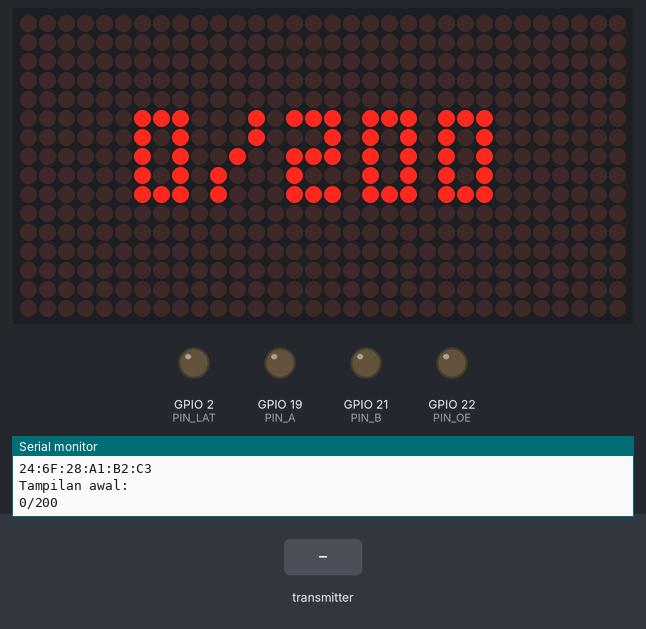
Bench run of a sketch on a simulated ESP32. Shown: 32×16 LED matrix, output pins drawn as LEDs (lit = HIGH), the last lines printed to the serial monitor. The inputs (shaded band) are chosen by the test bench.

Above: at 2.2 s.
2.3 s: the transmitter starts sending occupiedSlot = 0
At 3.5 s:
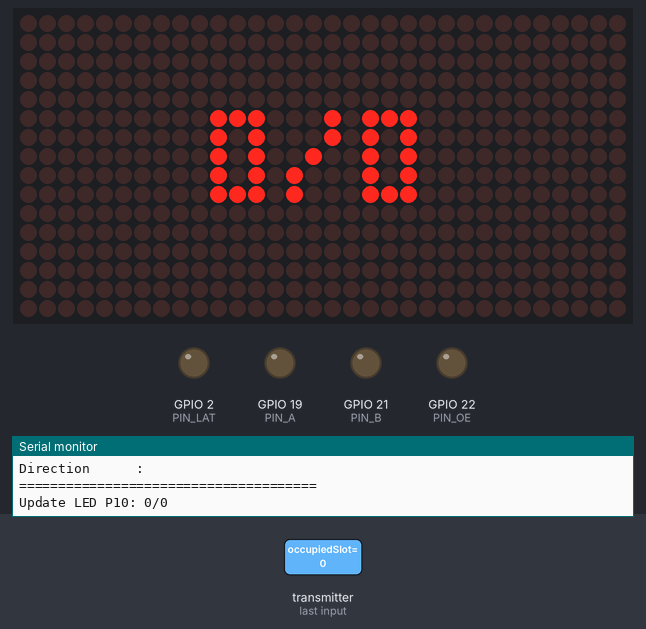
3.8 s: the transmitter starts sending totalSlot = 1024
At 4.9 s:
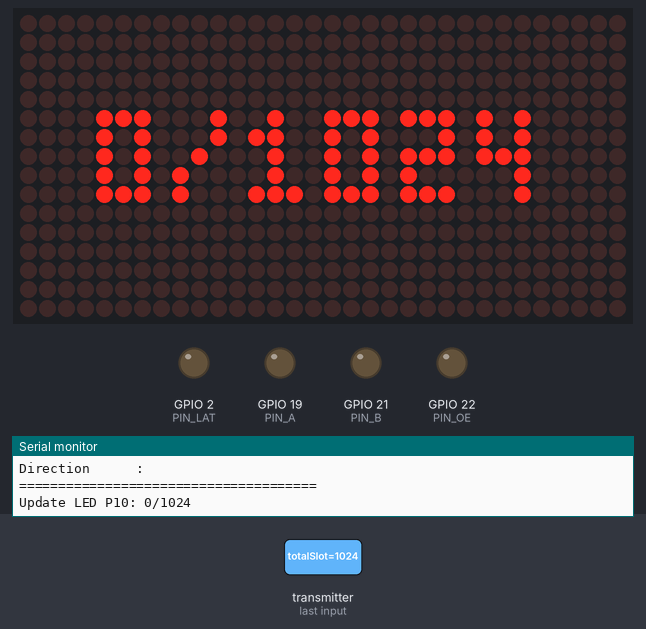
5.3 s: the transmitter starts sending occupiedSlot = 1024
At 6.0 s:
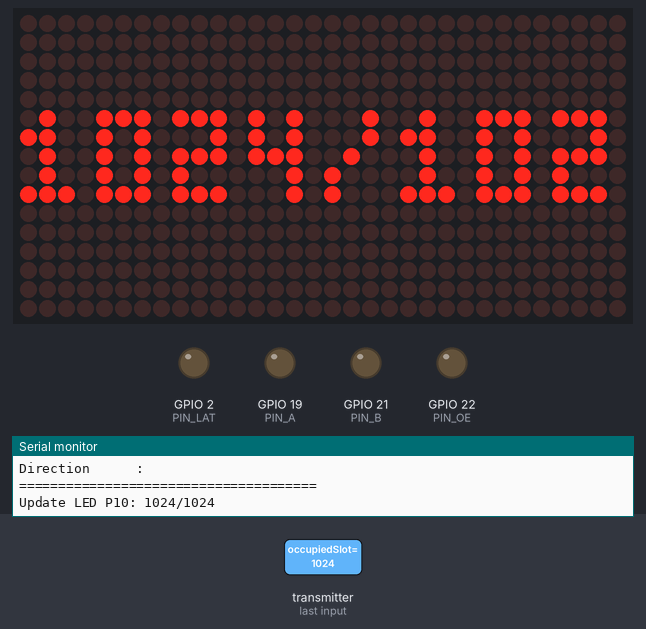
6.8 s: the transmitter starts sending totalSlot = 0
At 7.1 s:
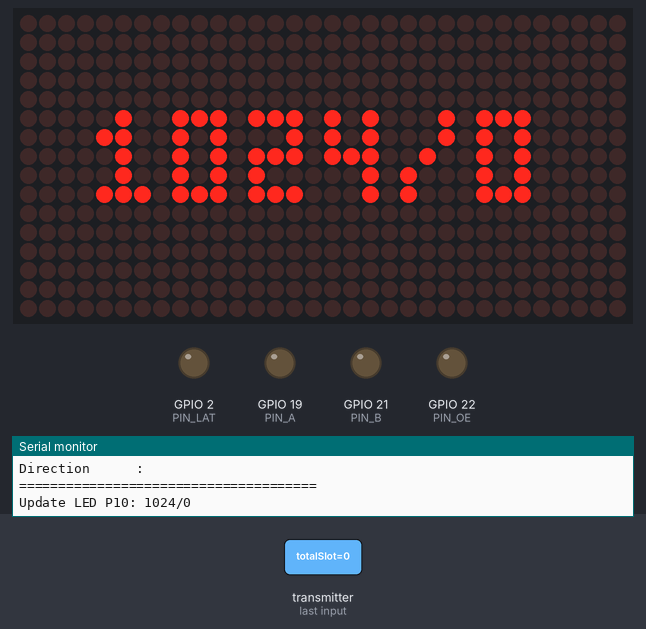
Timing chart, 0 to 9.3 s (numbered marks = the images above; inputs shaded):
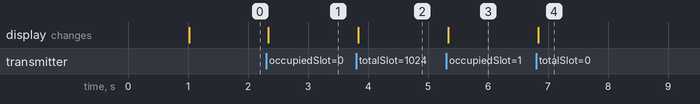

The sketch:

receiver-led-p10.ino
```cpp
#ifndef ARDUINO_ARCH_ESP32
#error "Pilih board ESP32 di Tools → Board. Kode ini hanya untuk ESP32."
#endif

#include <Arduino.h>
#include <SPI.h>
#include <WiFi.h>
#include <esp_now.h>
#include "esp_wifi.h"
#include <DMD32.h>
#include <string.h>

// =======================================================
// PANEL HUB12 P10 32x16
// =======================================================
#define DISPLAYS_ACROSS 1
#define DISPLAYS_DOWN   1

#define PANEL_W   (32 * DISPLAYS_ACROSS)
#define PANEL_H   (16 * DISPLAYS_DOWN)

// =======================================================
// PIN HUB12 KE ESP32
// =======================================================
#define PIN_MOSI 23
#define PIN_SCK  18
#define PIN_LAT   2
#define PIN_OE   22
#define PIN_A    19
#define PIN_B    21

DMD dmd(DISPLAYS_ACROSS, DISPLAYS_DOWN);

// =======================================================
// STRUKTUR DATA ESP-NOW
// HARUS SAMA DENGAN STRUKTUR DI ESP32-S3 PENGIRIM
// =======================================================
typedef struct struct_message {
  int occupiedSlot;
  int totalSlot;
  char lastClass[16];
  char direction[12];
} struct_message;

struct_message receivedData;

// =======================================================
// VARIABEL DISPLAY
// =======================================================
volatile bool hasNewData = false;

int shownOccupiedSlot = 0;
int shownTotalSlot = 200;

char shownClass[16] = "start";
char shownDirection[12] = "none";

// =======================================================
// FONT MINI 3x5
// Digunakan agar teks seperti 0/200 atau 200/200 muat di P10 32x16
// =======================================================
const byte FONT_3x5_DIGITS[10][5] = {
  {0b111, 0b101, 0b101, 0b101, 0b111},
  {0b010, 0b110, 0b010, 0b010, 0b111},
  {0b111, 0b001, 0b111, 0b100, 0b111},
  {0b111, 0b001, 0b111, 0b001, 0b111},
  {0b101, 0b101, 0b111, 0b001, 0b001},
  {0b111, 0b100, 0b111, 0b001, 0b111},
  {0b111, 0b100, 0b111, 0b101, 0b111},
  {0b111, 0b001, 0b001, 0b001, 0b001},
  {0b111, 0b101, 0b111, 0b101, 0b111},
  {0b111, 0b101, 0b111, 0b001, 0b111}
};

const byte FONT_3x5_SLASH[5] = {
  0b001,
  0b001,
  0b010,
  0b100,
  0b100
};

// =======================================================
// GAMBAR PIXEL AMAN
// =======================================================
void drawPixelSafe(int x, int y) {
  if (x < 0 || x >= PANEL_W || y < 0 || y >= PANEL_H) {
    return;
  }

  dmd.writePixel(x, y, GRAPHICS_NORMAL, 1);
}

// =======================================================
// GAMBAR KARAKTER MINI
// =======================================================
void drawTinyChar(int x, int y, char c) {
  if (c >= '0' && c <= '9') {
    int digit = c - '0';

    for (int row = 0; row < 5; row++) {
      byte pattern = FONT_3x5_DIGITS[digit][row];

      for (int col = 0; col < 3; col++) {
        if (pattern & (1 << (2 - col))) {
          drawPixelSafe(x + col, y + row);
        }
      }
    }
  } else if (c == '/') {
    for (int row = 0; row < 5; row++) {
      byte pattern = FONT_3x5_SLASH[row];

      for (int col = 0; col < 3; col++) {
        if (pattern & (1 << (2 - col))) {
          drawPixelSafe(x + col, y + row);
        }
      }
    }
  }
}

// =======================================================
// HITUNG LEBAR TEKS MINI
// =======================================================
int tinyTextWidth(const char *text) {
  int len = strlen(text);

  if (len == 0) {
    return 0;
  }

  return (len * 4) - 1;
}

// =======================================================
// RENDER JUMLAH TERISI KE LED P10
// Format tampilan: occupiedSlot/totalSlot
// Contoh: 0/200, 1/200, 200/200
// =======================================================
void renderCapacity(int occupiedSlot, int totalSlot) {
  char text[16];

  snprintf(text, sizeof(text), "%d/%d", occupiedSlot, totalSlot);

  dmd.clearScreen(true);

  int textW = tinyTextWidth(text);
  int x = (PANEL_W - textW) / 2;
  int y = 5;

  if (x < 0) {
    x = 0;
  }

  for (int i = 0; i < strlen(text); i++) {
    drawTinyChar(x + (i * 4), y, text[i]);
  }
}

// =======================================================
// CALLBACK RECEIVE ESP-NOW
// =======================================================
void onDataRecv(const esp_now_recv_info_t *info, const uint8_t *incomingData, int len) {
  if (len != sizeof(receivedData)) {
    Serial.println("Ukuran data tidak sesuai, data diabaikan.");
    Serial.print("Len diterima : ");
    Serial.println(len);
    Serial.print("Len standar  : ");
    Serial.println(sizeof(receivedData));
    return;
  }

  memcpy(&receivedData, incomingData, sizeof(receivedData));

  shownOccupiedSlot = receivedData.occupiedSlot;
  shownTotalSlot = receivedData.totalSlot;

  strncpy(shownClass, receivedData.lastClass, sizeof(shownClass));
  shownClass[sizeof(shownClass) - 1] = '\0';

  strncpy(shownDirection, receivedData.direction, sizeof(shownDirection));
  shownDirection[sizeof(shownDirection) - 1] = '\0';

  hasNewData = true;

  Serial.println();
  Serial.println("======================================");
  Serial.println("DATA DITERIMA DARI ESP32-S3");
  Serial.println("======================================");

  Serial.print("Occupied Slot  : ");
  Serial.println(shownOccupiedSlot);

  Serial.print("Total Slot     : ");
  Serial.println(shownTotalSlot);

  Serial.print("Display        : ");
  Serial.print(shownOccupiedSlot);
  Serial.print("/");
  Serial.println(shownTotalSlot);

  Serial.print("Last Class     : ");
  Serial.println(shownClass);

  Serial.print("Direction      : ");
  Serial.println(shownDirection);

  Serial.println("======================================");
}

// =======================================================
// SETUP ESP-NOW
// =======================================================
void setupEspNow() {
  WiFi.mode(WIFI_STA);
  WiFi.setSleep(false);

  esp_wifi_set_channel(1, WIFI_SECOND_CHAN_NONE);

  Serial.print("MAC Address ESP32 LED P10 Receiver: ");
  Serial.println(WiFi.macAddress());

  if (esp_now_init() != ESP_OK) {
    Serial.println("ESP-NOW gagal diinisialisasi.");
    return;
  }

  esp_now_register_recv_cb(onDataRecv);

  Serial.println("ESP-NOW receiver siap.");
  Serial.println("Gunakan MAC ini pada kode ESP32-S3:");
  Serial.println(WiFi.macAddress());
}

// =======================================================
// SETUP LED P10
// =======================================================
void setupP10() {
  SPI.end();
  SPI.begin(PIN_SCK, -1, PIN_MOSI, PIN_LAT);

  pinMode(PIN_LAT, OUTPUT);
  pinMode(PIN_OE, OUTPUT);
  pinMode(PIN_A, OUTPUT);
  pinMode(PIN_B, OUTPUT);

  dmd.clearScreen(true);

  renderCapacity(shownOccupiedSlot, shownTotalSlot);
}

// =======================================================
// SETUP UTAMA
// =======================================================
void setup() {
  Serial.begin(115200);
  delay(1000);

  Serial.println();
  Serial.println("======================================");
  Serial.println("ESP32 LED P10 RECEIVER NODE FINAL");
  Serial.println("ESP-NOW + LED P10 Display");
  Serial.println("Mode tampilan: jumlah terisi / total slot");
  Serial.println("======================================");

  setupP10();
  setupEspNow();

  Serial.println();
  Serial.println("Tampilan awal:");
  Serial.print(shownOccupiedSlot);
  Serial.print("/");
  Serial.println(shownTotalSlot);
}

// =======================================================
// LOOP UTAMA
// =======================================================
void loop() {
  dmd.scanDisplayBySPI();

  if (hasNewData) {
    hasNewData = false;

    renderCapacity(shownOccupiedSlot, shownTotalSlot);

    Serial.print("Update LED P10: ");
    Serial.print(shownOccupiedSlot);
    Serial.print("/");
    Serial.println(shownTotalSlot);
  }

  delayMicroseconds(500);
}
```

Measured:
- after the input at 2.3 s, the display: changes at once (image 1)
- after the input at 3.8 s, the display: changes at once (image 2)
- after the input at 5.3 s, the display: changes at once (image 3)
- after the input at 6.8 s, the display: changes at once (image 4)
